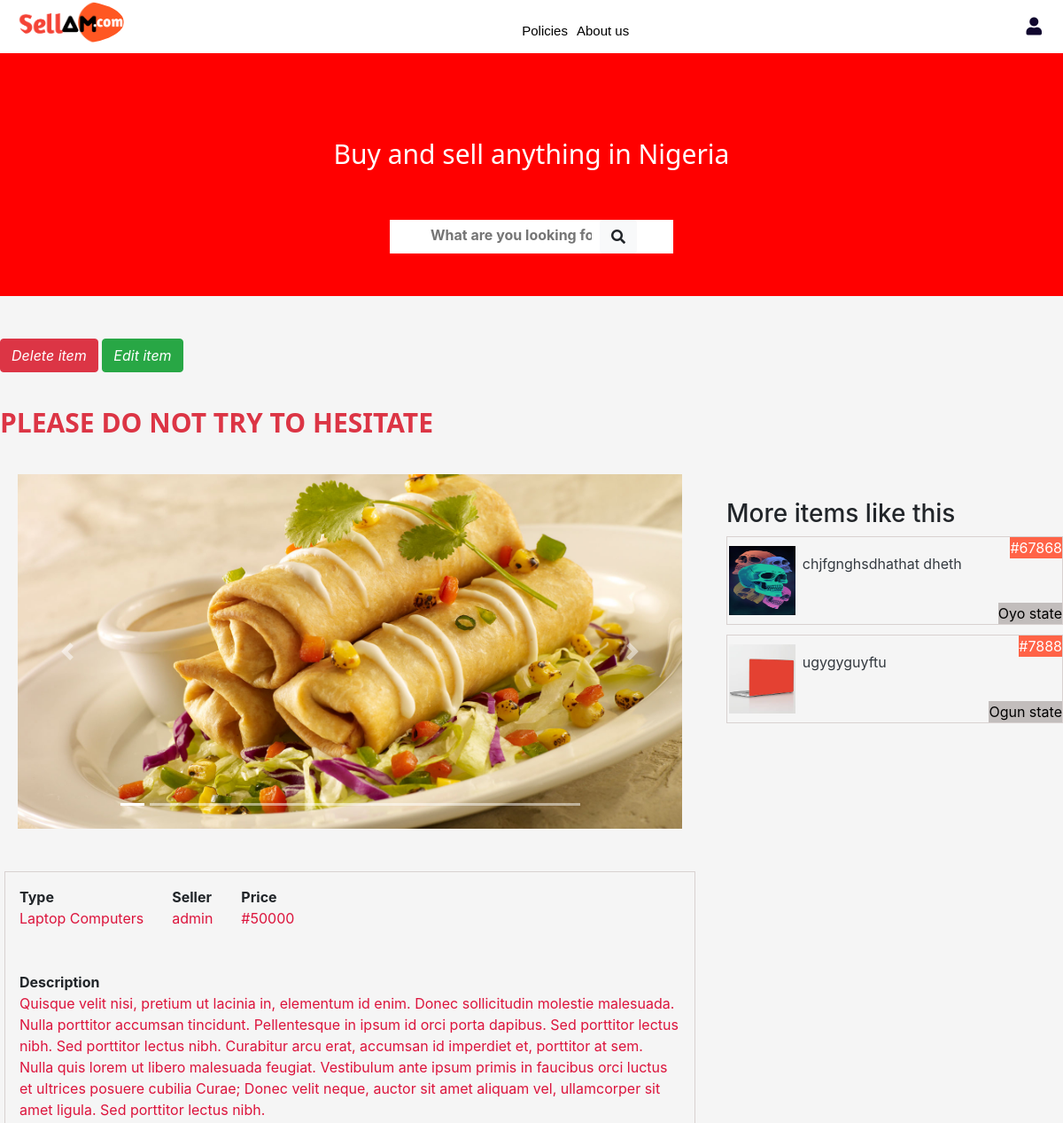
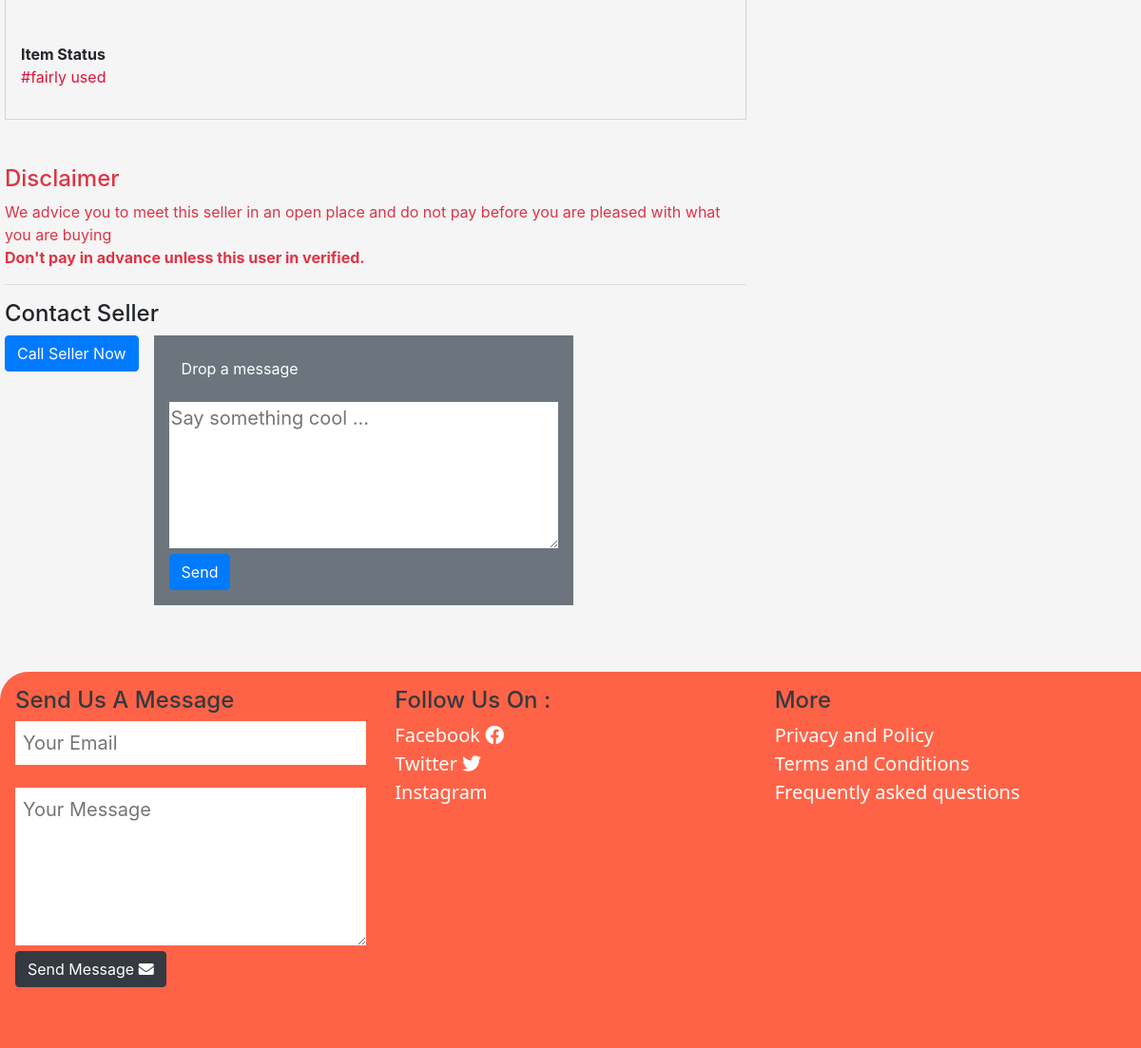
/item/please-do-not-try-to-hesitate/ (signed in), run on the app's committed database (2 pictures, top to bottom).
### market/models.py (models this page shows, shortened)
class Item(models.Model):
    slug = models.SlugField(blank= True)
    seller = models.ForeignKey(User, on_delete=models.CASCADE)
    title = models.CharField(max_length=100)
    price = models.IntegerField()
    category = models.ForeignKey(Category, on_delete=models.CASCADE)
    description = models.TextField()
    created = models.DateTimeField(auto_now_add=True)
    location = models.ForeignKey(State, on_delete=models.CASCADE, default=1)
    old_or_new = models.CharField(max_length=20,
    choices= ITEM_STATUS,
    default= '1'
    )
    def get_first_img(self):
        return self.images_set.all()[0].files

class Images(models.Model):
    files = models.FileField(upload_to='item_images')
    item = models.ForeignKey(Item,on_delete=models.CASCADE,null=True)

class Category(models.Model):
    name = models.CharField(max_length=120)
    slug = models.SlugField(blank = True)
    image = models.ImageField(upload_to='category_images', default='test.jpg')
    class Meta:
        verbose_name_plural = 'categories'
    def __str__(self):
        return self.name

### user/models.py (models this page shows)
class State(models.Model):
    name = models.CharField(max_length=200)
    def __str__(self):
        return f'{self.name} state'

### market/views.py (the view)
# urls.py: path('item/<slug:slug>/', views.details,name='details'),
@login_required
def details(request,slug):
    item = Item.objects.get(slug = slug)
    images = Images.objects.filter(item = item)
    for img in images:
        print(img.files.url)
    related_items = Item.objects.filter(category = item.category).exclude(id=item.id)[:10]
    message = Message.objects.filter(chat_from = request.user)
    if request.method=='POST':
        messageform = MessageForm(request.POST)
        if messageform.is_valid():
            messageform.save(commit=False)
            messageform.instance.chat_from = request.user
            messageform.instance.chat_to = item.seller
            messageform.instance.item = item
            messageform.save()
            messages.success(request,'message sent successfully ! ')
    else:
        messageform = MessageForm()
    context ={
        'messageform':messageform,
        'item':item,
        'related': related_items,
        'images':images,
    }
    return render(request,'market/details.html',context)

### market/forms.py
class MessageForm(ModelForm):
    class Meta:
        model = Message
        fields=['message',]
        labels={
            'message': ''
        }
        widgets={
            'message': forms.Textarea(attrs={
                "placeholder":"Your message here..",
                'id':'msg-input'
            })
        }

### market/context-processor.py (called while the page is built)
def messages(request):
    from .models import Message
    if request.user.is_authenticated:
        messages = Message.objects.filter(chat_to=request.user).order_by('-time_stamp')
        return {'user_messages': messages}
    else:
        return {'a':1,'b':2}

### templates/market/details.html (shortened to what this page needs)
 {% extends 'market/base.html' %}
 {% load humanize %}
{% block contents %}
  <div id="welcome" class="text-center  p-5 d-flex flex-wrap justify-content-center" >
		<div class="find w-100 p-5">
			<h1 style="font-weight: 100;font-size:30px;font-family:'Segoe UI', Tahoma, Geneva, Verdana, sans-serif" class="buysell">Buy and sell anything in Nigeria</h1>
		</div>
		<div class="bg-white w-70">
            <form class="form" action="#">
                <input type="text"  placeholder="What are you looking for ?" name="search" id="search-input" class="" autocomplete="off" >
                <button class="btn btn-light" type="submit"><i class="fa fa-search"></i></button>
            </form>
        </div>
    </div>
    <div class="mt-5" id="cont">
    {% if request.user == item.seller and request.user.is_authenticated %}
        <i><a class="btn btn-danger" href="{% url 'delete' item.slug %}">Delete item </a></i>
        <i><a class="btn btn-success" href="{% url 'edit' item.slug %}">Edit item</a></i>
    {% endif%}
    <br><br>
    <p class="text-danger " id='title'>{{item.title}}</p>
</div>
    <div class="item-details row" >
        <div class="item-imgs-cont d-flex flex-wrap col-md-8">
            <div class=" slider container w-100">
                <div         id="carouselExampleIndicators"                   class="carousel slide"  data-ride="carousel">
                    <ol class="carousel-indicators">
                        <li data-target="#carouselExampleIndicators" data-slide-to="1" class="active"></li>
                        <li data-target="#carouselExampleIndicators" data-slide-to="2" class="d-block w-100" alt="..."></li>
                    </ol>
                <div class="carousel-inner">
                    <div class="carousel-item active ">
                        <img src="{{item.get_first_img.url}}" class="d-block w-100" alt="...">
                    </div>
                </div>
                <a class="carousel-control-prev" href="#carouselExampleIndicators" role="button" data-slide="prev">
                    <span class="carousel-control-prev-icon" aria-hidden="true"></span>
                </a>
                <a class="carousel-control-next"            href="#carouselExampleIndicators" role="button"  data-slide="next">
                    <span class="carousel-control-next-icon" aria-hidden="true"></span>
                </a>
                </div>
            </div>
            <div class="more-details d-flex flex-wrap mt-5">
                <div class="detail m-3">
                    <b class="title">Type</b>
                    <p class="body">{{item.category}}</p>
                </div>
                <div class="detail m-3 ">
                    <b class="title ">Seller</b>
                    <p class="body">{{item.seller}}</p>
                </div>
                <div class="detail m-3 ">
                    <b class="title ">Price</b>
                    <p class="body">#{{item.price}}</p>
                </div>
                <div class="detail m-3 ">
                    <b class="title ">Description</b>
                    <p class="body">{{item.description}}</p>
                </div>
                <div class="detail m-3 ">
                    <b class="title ">Item Status</b>
                    <p class="body">#{{item.old_or_new}}</p>
                </div>
            </div>
            <div class="warning text-danger pt-5 ">
                <h4>Disclaimer</h4>
                <p class="">We advice you to meet this seller in an open place and do not pay before you are pleased with what you are buying <br>
                    <b>Don't pay in advance unless this user in verified. </b>
                </p>
                <hr>
            </div>
            <div class="contact-seller">
                <h4>Contact Seller</h4>
                <div class="contacts d-flex flex-wrap">
                    <div class="call mr-3">
                        <a href="tel:+234" class="btn btn-primary">Call Seller Now
                        </a>
                    </div>
                    <div class="msg bg-secondary p-3">
                        <button class="btn btn-secondary mb-3" data-toggle="collapse" data-target="#msg-form" aria-controls="msg-form" aria-expanded="false">Drop a message</button>
                        <div class=" msg-form" id="msg-form">
                            <form action="" method="post">
                                <textarea placeholder="Say something cool ..." cols="30" rows="5" name="message" ></textarea><br>
                                <button class="btn btn-primary" type="submit">Send </button>
                            </form>
                        </div>
                    </div>
                </div>
            </div>
        </div>
        <div class="related-items  py-5 flex flex-wrap col-md-4 ">
            <h3>More items like this <br></h3>
            {% for item in related %}
            <div class="item d-flex w-100">
                <div class="price">#{{item.price}}</div>
                <img src="{{item.get_first_img.url}}" alt="" class="">
                <a href=" {% url 'details' item.slug %}" class="p-2 text-dark" >{{item.title}}</a>
                <div class="location">{{item.location}}</div>
            </div>
            {% endfor %}
        </div>
    </div>
{% endblock contents %}

### static/market/css/style.css (style rules this page uses)
body { background-color:whitesmoke; padding: 0; margin: 0; width: 100%; height: 100%; scroll-behavior: smooth; transition: scroll 2s ease; overflow: scroll; }
* { box-sizing: border-box; }
#welcome { background-color: red; width: 100%; clip-path:polygon(0 0, 10 0% 0 , 100% 50% , 0 100%); }
#search-input { width: 60%; padding: 5px; font-size: 100%; font-weight: bolder; border: none; outline: none; }
.buysell { color: white; }
footer .send-msg input,textarea { border: none; outline: none; font-size: 20px; }
.item-imgs-cont { padding:20px; }
.slider { width: 100%; }
.carousel-item { background-color: black; height: 200px; width: 100%; }
#title { font-size: 30px; font-family: 'Segoe UI', Tahoma, Geneva, Verdana, sans-serif; font-weight: bolder; color: black; margin-top: 10px; text-transform: uppercase; }
.more-details { border: 0.5px solid rgb(216, 209, 208); }
.more-details .detail { font-size: 1rem; }
.more-details .detail .body { color: crimson; }
.related-items { overflow: hidden; height: auto; }
.related-items .item { width: 100%; height:100px; overflow: hidden; margin-bottom: 3%; border: 0.5px solid rgb(216, 209, 208); padding: 2px; padding-top:10px; padding-bottom: 10px; position: relative; }
.related-items .item img { width: 20%; height: 100%; }
.related-items .item .price { position: absolute; top: 0; right: 0; background-color: tomato; color: white; }
.related-items .item .location { position: absolute; bottom: 0; right: 0; background-color: rgba(78, 62, 59, 0.301); color: rgb(0, 0, 0); }
button { cursor: pointer; }
@media screen and (min-width:740px) { .slider { width: 70%; } }
@media screen and (min-width:740px) { .carousel-item { background-color: black; height: 400px; } }
@media screen and (min-width:740px) { .carousel-item img { width: 100%; height: 100%; } }

### data on the page
Item: title "PLEASE DO NOT TRY TO HESITATE", get_first_img (picture), category "Laptop Computers", seller "admin", price "50000", description "Quisque velit nisi, pretium ut lacinia in, elementum id enim. Donec sollicitudin molestie malesuada. Nulla porttitor accumsan tincidunt. Pellentesque in ipsum id orci porta dapibus. Sed porttitor lectus nibh. Sed porttitor lectus nibh. Curabitur arcu erat, accumsan id imperdiet et, porttitor at sem. Nulla quis lorem ut libero malesuada feugiat. Vestibulum ante ipsum primis in faucibus orci luctus et ultrices posuere cubilia Curae; Donec velit neque, auctor sit amet aliquam vel, ullamcorper sit amet ligula. Sed porttitor lectus nibh.", old_or_new "fairly used"
Item: price "67868", get_first_img (picture), title "chjfgnghsdhathat dheth", location "Oyo state"
Item: price "7888", get_first_img (picture), title "ugygyguyftu", location "Ogun state"
